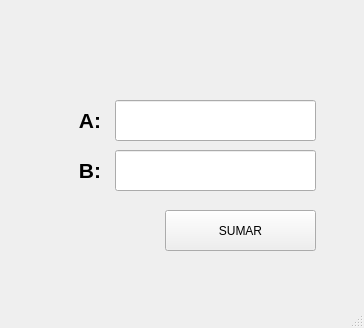
<?xml version="1.0" encoding="UTF-8"?>
<ui version="4.0">
 <class>MainWindow</class>
 <widget class="QMainWindow" name="MainWindow">
  <property name="geometry">
   <rect>
    <x>0</x>
    <y>0</y>
    <width>364</width>
    <height>328</height>
   </rect>
  </property>
  <property name="windowTitle">
   <string>MainWindow</string>
  </property>
  <widget class="QWidget" name="centralwidget">
   <widget class="QPushButton" name="btn_sumar">
    <property name="geometry">
     <rect>
      <x>165</x>
      <y>210</y>
      <width>151</width>
      <height>41</height>
     </rect>
    </property>
    <property name="text">
     <string>SUMAR</string>
    </property>
   </widget>
   <widget class="QLabel" name="label">
    <property name="geometry">
     <rect>
      <x>40</x>
      <y>100</y>
      <width>61</width>
      <height>41</height>
     </rect>
    </property>
    <property name="font">
     <font>
      <pointsize>16</pointsize>
      <weight>75</weight>
      <bold>true</bold>
     </font>
    </property>
    <property name="text">
     <string>A:</string>
    </property>
    <property name="alignment">
     <set>Qt::AlignRight|Qt::AlignTrailing|Qt::AlignVCenter</set>
    </property>
   </widget>
   <widget class="QLineEdit" name="txt_a">
    <property name="geometry">
     <rect>
      <x>115</x>
      <y>100</y>
      <width>201</width>
      <height>41</height>
     </rect>
    </property>
   </widget>
   <widget class="QLineEdit" name="txt_b">
    <property name="geometry">
     <rect>
      <x>115</x>
      <y>150</y>
      <width>201</width>
      <height>41</height>
     </rect>
    </property>
   </widget>
   <widget class="QLabel" name="label_2">
    <property name="geometry">
     <rect>
      <x>40</x>
      <y>150</y>
      <width>61</width>
      <height>41</height>
     </rect>
    </property>
    <property name="font">
     <font>
      <pointsize>16</pointsize>
      <weight>75</weight>
      <bold>true</bold>
     </font>
    </property>
    <property name="text">
     <string>B:</string>
    </property>
    <property name="alignment">
     <set>Qt::AlignRight|Qt::AlignTrailing|Qt::AlignVCenter</set>
    </property>
   </widget>
   <widget class="QLabel" name="label_4">
    <property name="geometry">
     <rect>
      <x>0</x>
      <y>0</y>
      <width>71</width>
      <height>81</height>
     </rect>
    </property>
    <property name="text">
     <string/>
    </property>
    <property name="pixmap">
     <pixmap resource="../../../PIP_UNIDAD_2_2021_3/recursos_proyecto.qrc">:/NUMEROS/Imagenes/Boca_Juniors_logo18.svg.png</pixmap>
    </property>
    <property name="scaledContents">
     <bool>true</bool>
    </property>
   </widget>
   <widget class="QLabel" name="label_6">
    <property name="geometry">
     <rect>
      <x>80</x>
      <y>0</y>
      <width>201</width>
      <height>51</height>
     </rect>
    </property>
    <property name="text">
     <string/>
    </property>
    <property name="pixmap">
     <pixmap resource="../../../PIP_UNIDAD_2_2021_3/recursos_proyecto.qrc">:/UAT_FIANS/Imagenes/FIANS.png</pixmap>
    </property>
    <property name="scaledContents">
     <bool>true</bool>
    </property>
   </widget>
   <widget class="QLabel" name="label_5">
    <property name="geometry">
     <rect>
      <x>290</x>
      <y>0</y>
      <width>71</width>
      <height>81</height>
     </rect>
    </property>
    <property name="text">
     <string/>
    </property>
    <property name="pixmap">
     <pixmap resource="../../../PIP_UNIDAD_2_2021_3/recursos_proyecto.qrc">:/LOGO/Imagenes/HD-wallpaper-bob-esponja-mafioso-bob-esponja-gangster-mafioso-meme.jpg</pixmap>
    </property>
    <property name="scaledContents">
     <bool>true</bool>
    </property>
   </widget>
  </widget>
  <widget class="QMenuBar" name="menubar">
   <property name="geometry">
    <rect>
     <x>0</x>
     <y>0</y>
     <width>364</width>
     <height>22</height>
    </rect>
   </property>
  </widget>
  <widget class="QStatusBar" name="statusbar"/>
 </widget>
 <resources>
  <include location="../../../PIP_UNIDAD_2_2021_3/recursos_proyecto.qrc"/>
  <include location="../../PIP_UNIDAD_2_2021_3/recursos_proyecto.qrc"/>
 </resources>
 <connections/>
</ui>
